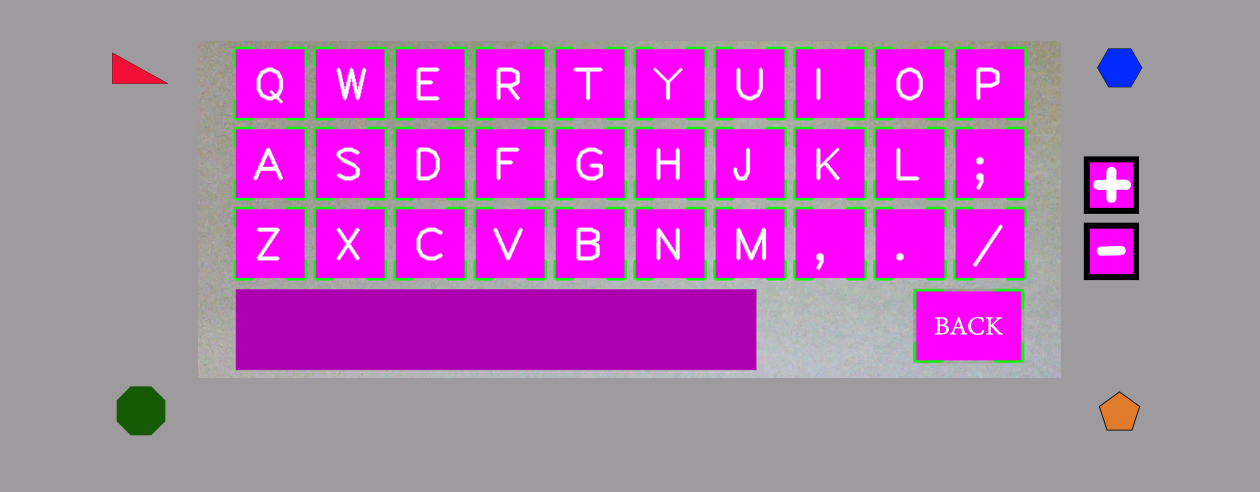
#> input picture KBs1.jpg, 3780 x 1476 px (shown at 1/3 size)
$ jupyter execute 'RELATIVE CODE.ipynb'
#> lines starting #> are read from the running program, lines starting #| are printed output that depends on the picture; after the words box and inside, x2 and y2 are one past the last pixel; in counts of white or black regions, pixels touching at a corner belong together
[cell 1]
import cv2
import numpy as np
tlxx=0
tlyy=0
trxx=0
tryy=0
blxx=0
blyy=0
brxx=0
bryy=0

tmp = 0

# Reading the image
img = cv2.imread('KBs1.jpg')
#> img is the input picture: shape (1476, 3780, 3); mean B, G, R 179.8, 112.7, 179.9

# Converting the image into grayscale
gray = cv2.cvtColor(img, cv2.COLOR_BGR2GRAY)
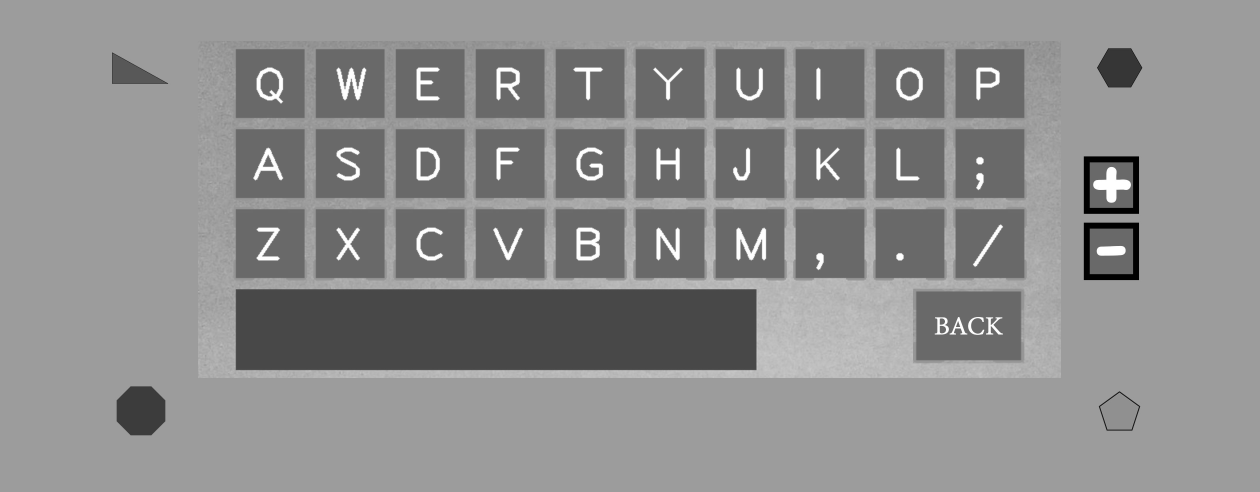
#> gray: shape (1476, 3780) (shown at 1/3 size); min 0, max 255, mean 140.4

# Setting the threshold of the grayscale image
_, threshold = cv2.threshold(gray, 127, 255, cv2.THRESH_BINARY)
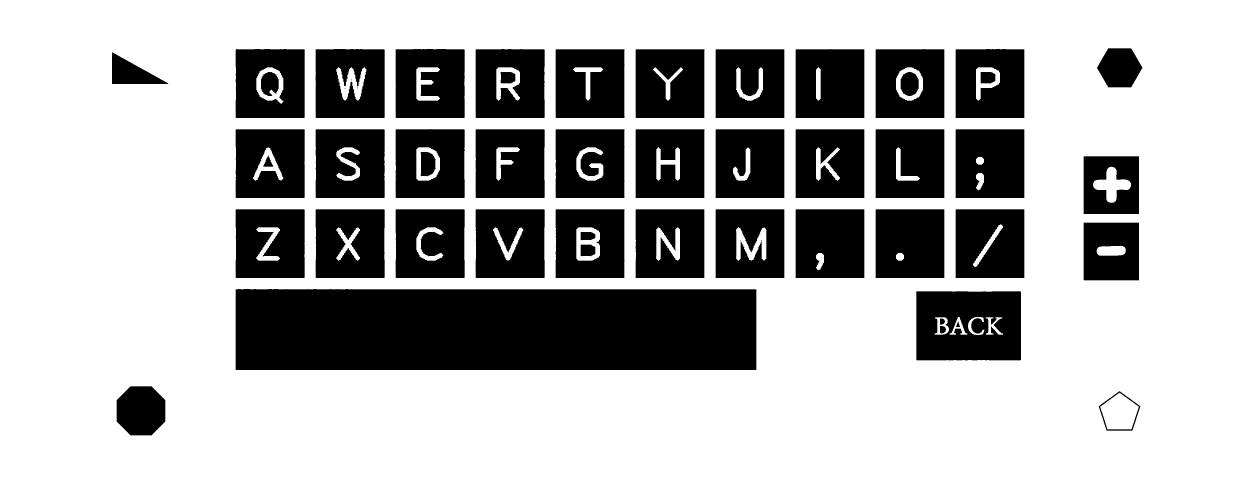
#> threshold: shape (1476, 3780) (shown at 1/3 size); 69.2% white; 53 black regions (4 under 20 px)

# Using the findContours() function
contours, _ = cv2.findContours(threshold, cv2.RETR_TREE, cv2.CHAIN_APPROX_SIMPLE)
#> contours = 92 contours, 4 with area under 20; largest, box (x1, y1, x2, y2) and area: (0, 0, 3780, 1476) 5574025, (706, 866, 2271, 1111) 379894, (2747, 873, 3064, 1082) 65390, (945, 146, 1155, 355) 43106, (1186, 146, 1395, 355) 43098

i = 0

# Loop over the contours and detect shapes
for contour in contours:
    # Ignore the first contour as it represents the whole image
    if i == 0:
        i = 1
        continue

    # Approximate the contour to a polygon
    approx = cv2.approxPolyDP(contour, 0.01 * cv2.arcLength(contour, True), True)

    # Calculate the area of the shape
    area = cv2.contourArea(contour)

    # Skip shapes with an area less than or equal to 50
    if area < 4000:
        continue

    # Using the drawContours() function
    cv2.drawContours(img, [contour], 0, (0, 0, 255), 5)

    # Finding the center point of the shape
    M = cv2.moments(contour)
    if M['m00'] != 0.0:
        x = int(M['m10'] / M['m00'])
        y = int(M['m01'] / M['m00'])

        # Putting shape name at the center of each shape
        if len(approx) == 3:
            if tmp == 2:
                print('tri' + "(" + str(x) + "," + str(y) + ")")
                tlxx=x
                tlyy=y
            cv2.putText(img, str(tmp) + 'tri' + "(" + str(x) + "," + str(y) + ")", (x, y),
                        cv2.FONT_HERSHEY_SIMPLEX, 0.6, (255, 255, 255), 2)
            tmp += 1
        elif len(approx) == 5:
            if tmp == 2:
                print('pent' + "(" + str(x) + "," + str(y) + ")")
                brxx=x
                bryy=y
            cv2.putText(img, str(tmp) + 'pent' + "(" + str(x) + "," + str(y) + ")", (x, y),
                        cv2.FONT_HERSHEY_SIMPLEX, 0.6, (255, 255, 255), 2)
            tmp += 1
        elif len(approx) == 6:
            if tmp == 2:
                print('hex' + "(" + str(x) + "," + str(y) + ")")
                trxx=x
                tryy=y
            cv2.putText(img, str(tmp) + 'hex' + "(" + str(x) + "," + str(y) + ")", (x, y),
                        cv2.FONT_HERSHEY_SIMPLEX, 0.6, (255, 255, 255), 2)
            tmp += 1
        elif len(approx) == 8:
            if tmp == 2:
                print('oct' + "(" + str(x) + "," + str(y) + ")")
                blxx=x
                blyy=y
            cv2.putText(img, str(tmp) + 'oct' + "(" + str(x) + "," + str(y) + ")", (x, y),
                        cv2.FONT_HERSHEY_SIMPLEX, 0.6, (255, 255, 255), 2)
#> this loop made 92 passes
#> (area, x, y, blxx, blyy) on pass 4: (18228, 422, 1232, 422, 1232)
#> (area, x, y, tlxx, tlyy) on pass 65: (8429.5, 393, 219, 393, 219)
#| oct(422,1232)
#| tri(393,219)
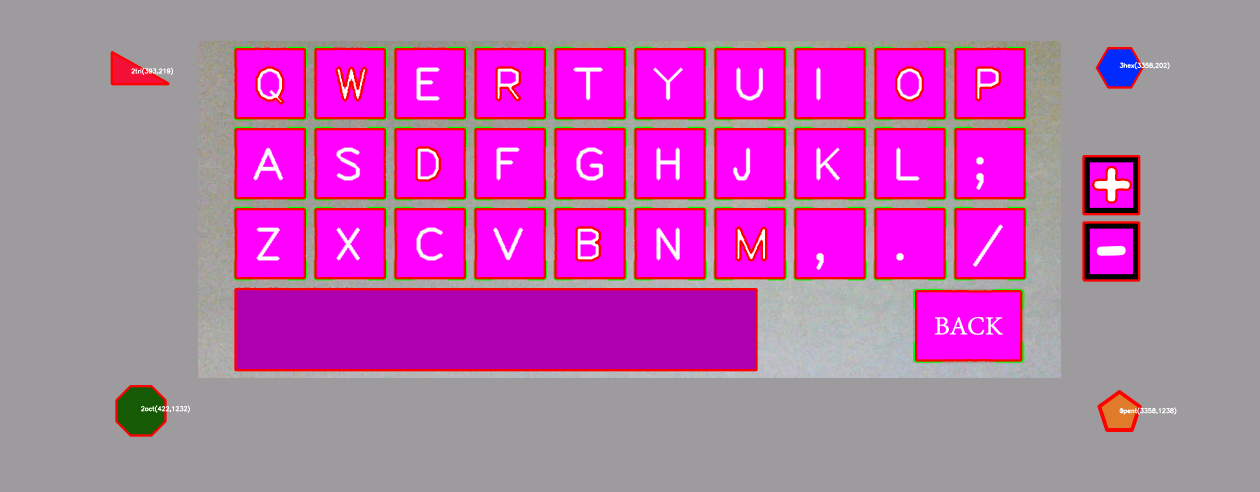
#> img: shape (1476, 3780, 3) (shown at 1/3 size); mean B, G, R 172.6, 107.5, 184.2
#> after the loop, i = 1; tmp = 4

# Save the image with detected shapes
cv2.imwrite("detected_shapes.jpg", img)
#> Out = True

$ run again, with KBs0.jpg copied over KBs1.jpg
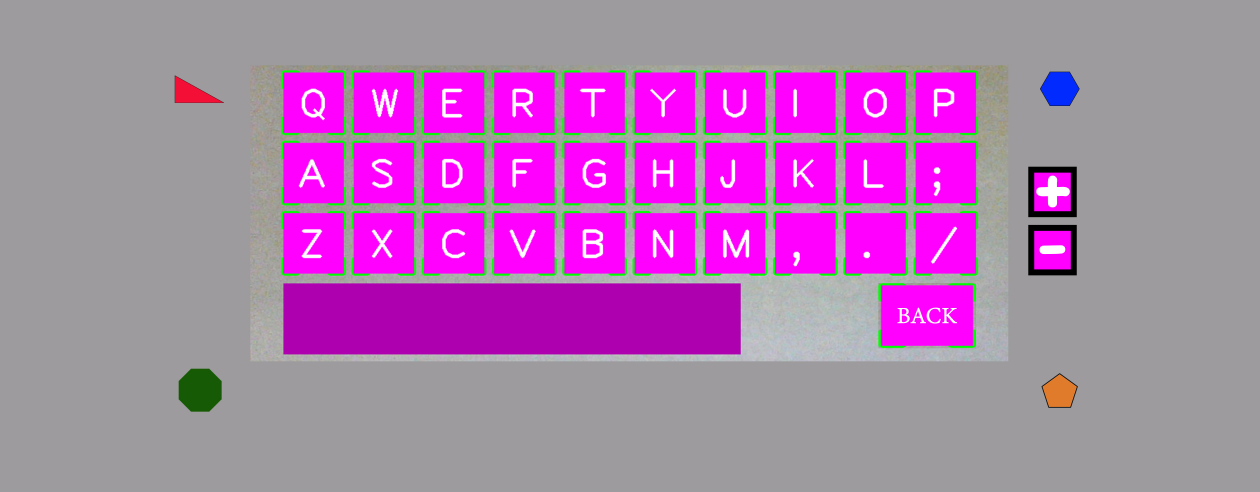
#> input picture KBs0.jpg, 3780 x 1476 px (shown at 1/3 size)
#> img is the input picture: shape (1476, 3780, 3); mean B, G, R 174.7, 122.4, 174.6
#> `_, threshold = cv2.threshold(gray, 127, 255, cv2.THRESH_BINARY)`:
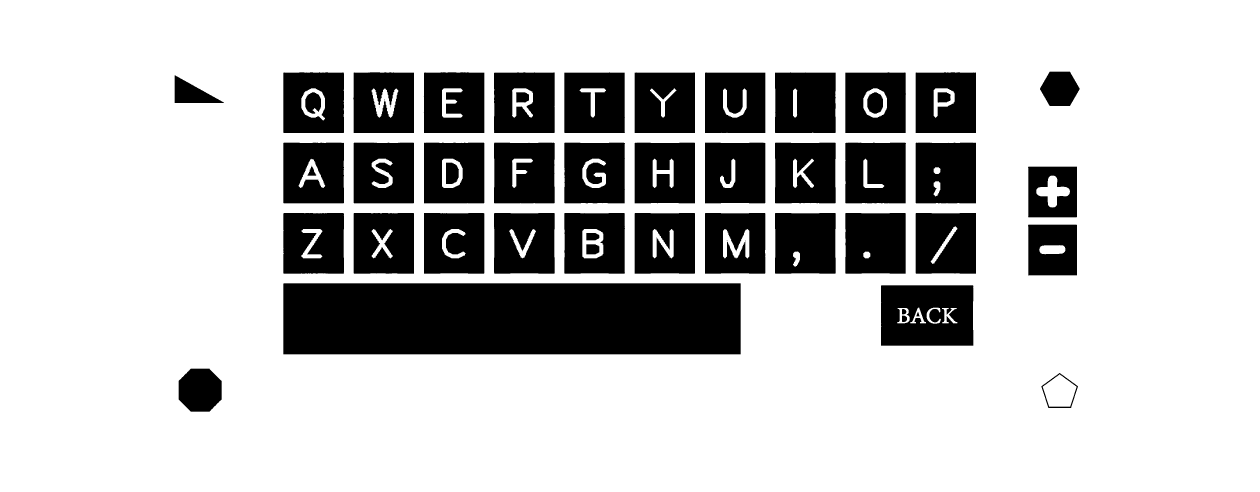
#> threshold: shape (1476, 3780) (shown at 1/3 size); 76.2% white; 53 black regions (4 under 20 px)
#> contours = 92 contours, 4 with area under 20; largest, box (x1, y1, x2, y2) and area: (0, 0, 3780, 1476) 5574025, (849, 849, 2223, 1064) 293818, (2642, 855, 2921, 1038) 50500, (849, 427, 1033, 611) 33348, (849, 216, 1033, 400) 33313
#> the loop `for contour in contours:` made 92 passes
#> (area, x, y, blxx, blyy) on pass 4: (14105.5, 599, 1170, 599, 1170)
#> (printed output is left out)
#> after the loop `for contour in contours:`:
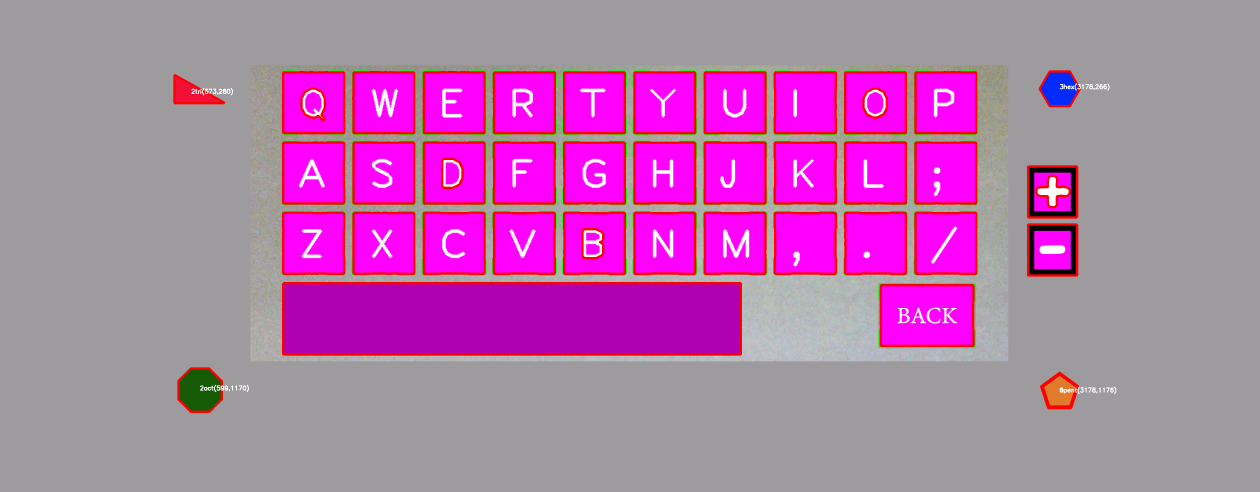
#> img: shape (1476, 3780, 3) (shown at 1/3 size); mean B, G, R 169, 118, 178.4
#> after the loop `for contour in contours:`: i = 1; tmp = 4
#> Out = True

$ run again, with KBs00.jpg copied over KBs1.jpg
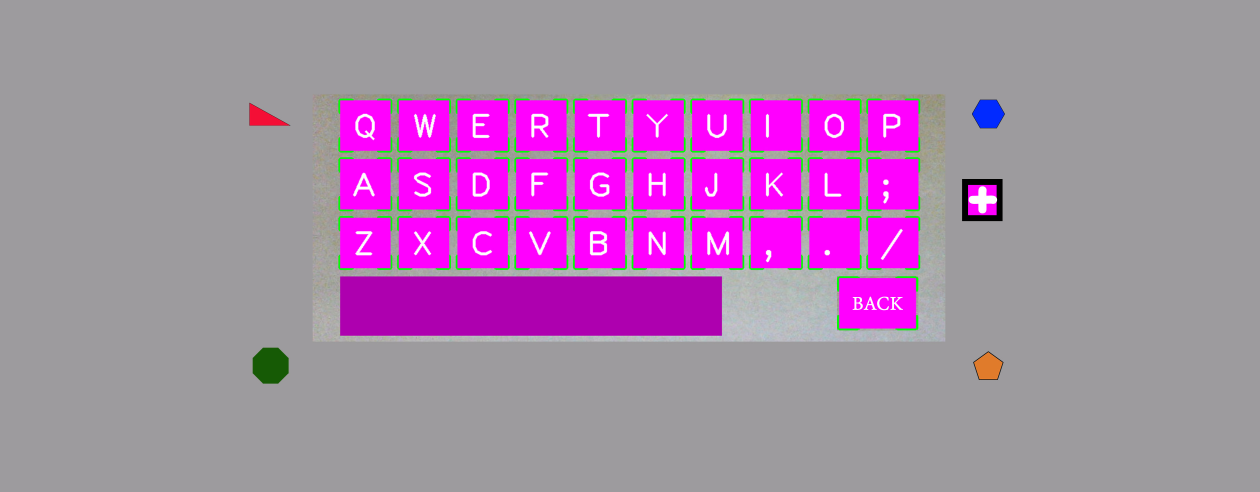
#> input picture KBs00.jpg, 3780 x 1476 px (shown at 1/3 size)
#> img is the input picture: shape (1476, 3780, 3); mean B, G, R 169.6, 132.7, 169.2
#> `_, threshold = cv2.threshold(gray, 127, 255, cv2.THRESH_BINARY)`:
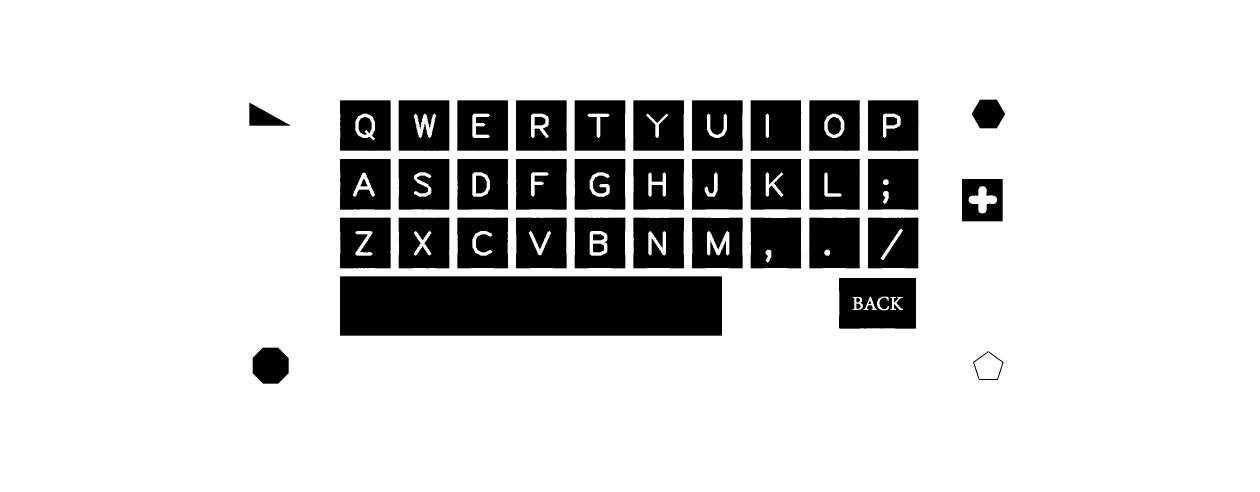
#> threshold: shape (1476, 3780) (shown at 1/3 size); 83.7% white; 51 black regions (3 under 20 px)
#> contours = 89 contours, 3 with area under 20; largest, box (x1, y1, x2, y2) and area: (0, 0, 3780, 1476) 5574025, (1019, 828, 2167, 1008) 205308, (2516, 833, 2749, 987) 35316, (1019, 476, 1173, 630) 23310, (1195, 476, 1349, 630) 23298
#> the loop `for contour in contours:` made 89 passes
#> (area, x, y, blxx, blyy) on pass 4: (9881.5, 811, 1096, 811, 1096)
#> (printed output is left out)
#> after the loop `for contour in contours:`:
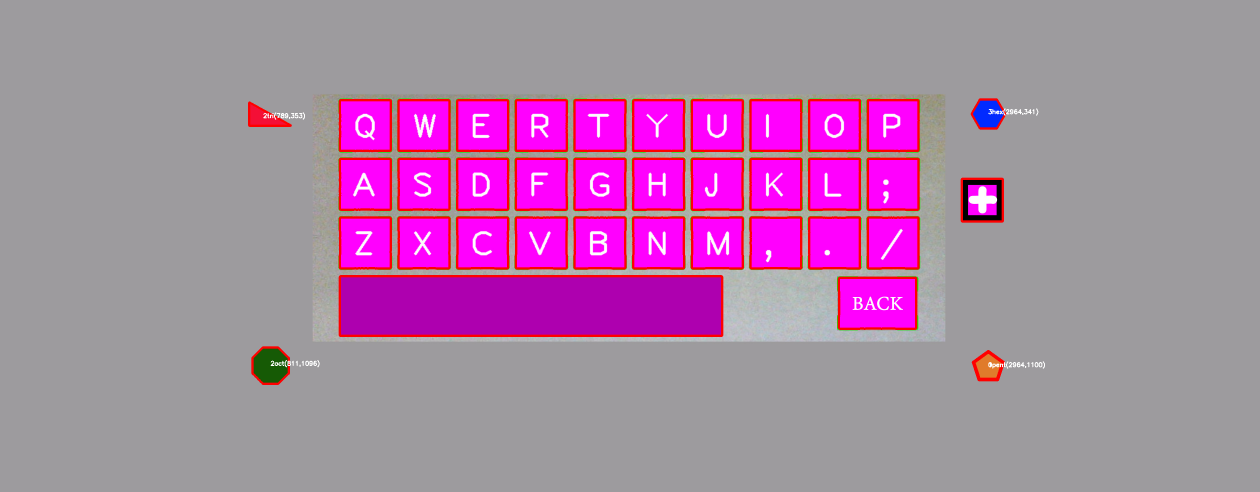
#> img: shape (1476, 3780, 3) (shown at 1/3 size); mean B, G, R 165.4, 129.2, 172.4
#> after the loop `for contour in contours:`: i = 1; tmp = 4
#> Out = True

$ run again, with KBs2.jpg copied over KBs1.jpg
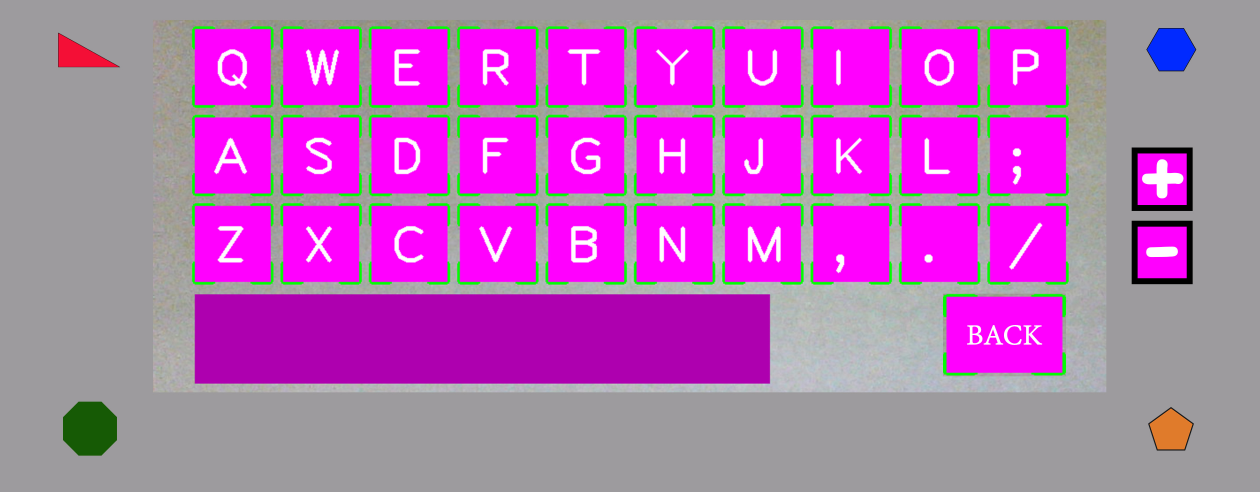
#> input picture KBs2.jpg, 3780 x 1476 px (shown at 1/3 size)
#> img is the input picture: shape (1476, 3780, 3); mean B, G, R 184.7, 103.4, 185.1
#> `_, threshold = cv2.threshold(gray, 127, 255, cv2.THRESH_BINARY)`:
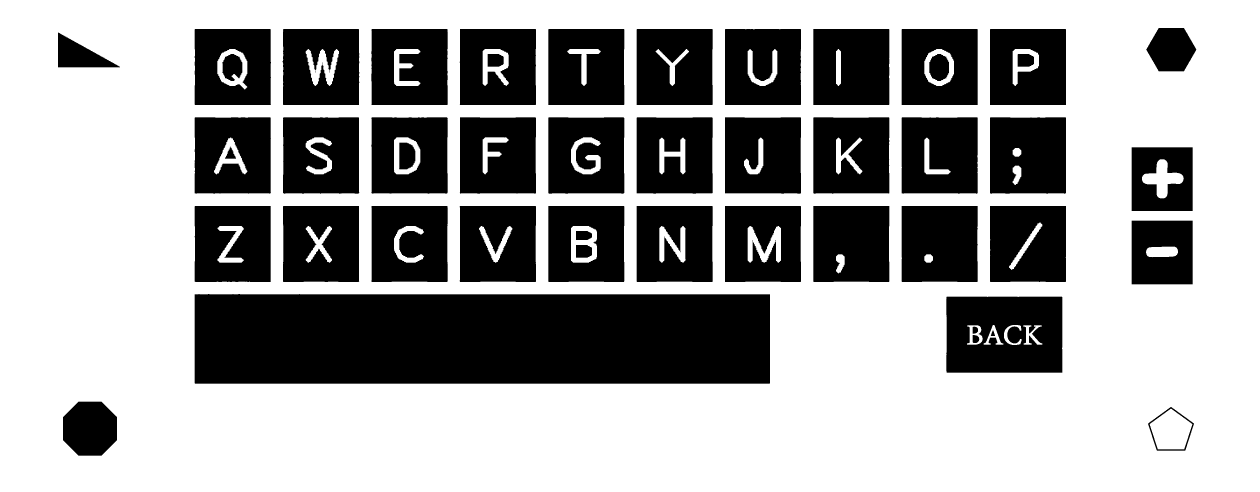
#> threshold: shape (1476, 3780) (shown at 1/3 size); 62.4% white; 50 black regions (1 under 20 px)
#> contours = 89 contours, 1 with area under 20; largest, box (x1, y1, x2, y2) and area: (0, 0, 3780, 1476) 5574025, (583, 881, 2311, 1152) 464573, (2838, 889, 3188, 1119) 79788, (2969, 86, 3199, 316) 52436, (2704, 86, 2934, 316) 52436
#> the loop `for contour in contours:` made 89 passes
#> (area, x, y, blxx, blyy) on pass 4: (22152.5, 269, 1285, 269, 1285)
#> (printed output is left out)
#> after the loop `for contour in contours:`:
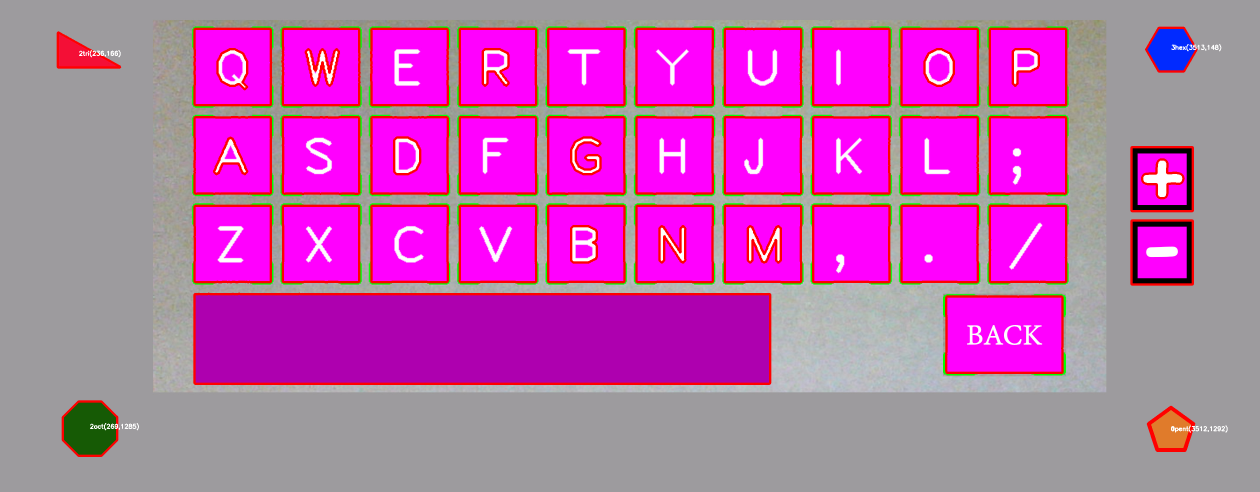
#> img: shape (1476, 3780, 3) (shown at 1/3 size); mean B, G, R 176.3, 97.4, 189.9
#> after the loop `for contour in contours:`: i = 1; tmp = 4
#> Out = True
